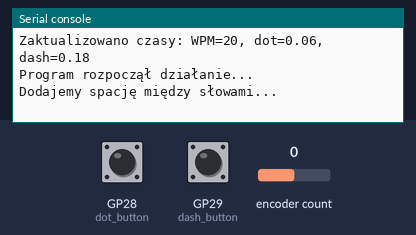
The program below on a simulated Raspberry Pi Pico running CircuitPython. Parts: the last lines printed to the serial console. The test bench sets the inputs (shaded band); at power-on: GP28 (dot_button) HIGH, GP29 (dash_button) HIGH, encoder count 0. USB keyboard and mouse output is not drawn.

Above: at 1.2 s.
1.3 s: GP28 (dot_button) pulled LOW for 0.15 s
At 1.8 s:
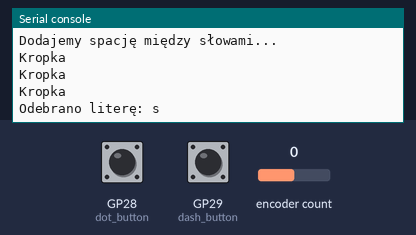
3.1 s: GP29 (dash_button) pulled LOW for 0.15 s
At 3.46 s:
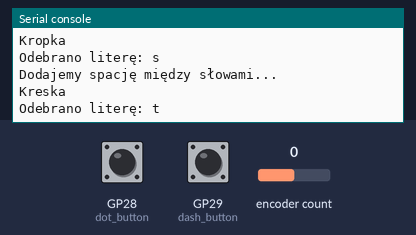
4.7 s: GP28 (dot_button) pulled LOW for 1 s
At 6.05 s:
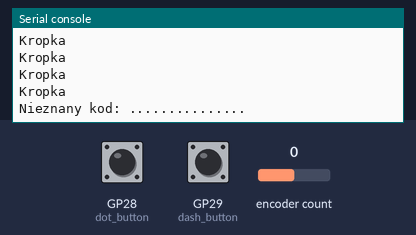
7.3 s: encoder count set to 1
At 8.1 s:
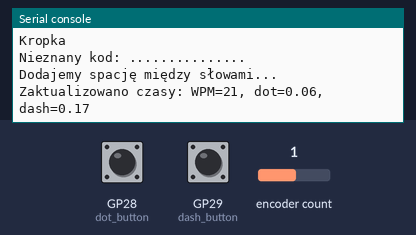
8.8 s: GP29 (dash_button) pulled LOW for 1 s
At 8.95 s:
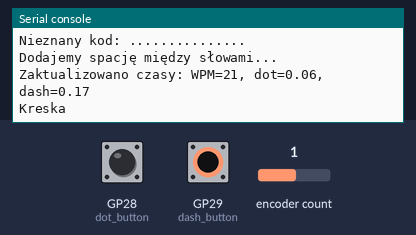
11.3 s: encoder count set to 2
At 12.3 s:
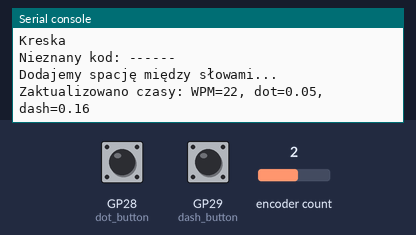

Measured:
- after the input at 1.3 s, the serial console: prints a new line at once (image 1)
- after the input at 3.1 s, the serial console: prints a new line at once (image 2)
- after the input at 4.7 s, the serial console: prints a new line at once (image 3)
- after the input at 7.3 s, the serial console: prints a new line at once (image 4)
- after the input at 8.8 s, the serial console: prints a new line at once (image 5)
- after the input at 11.3 s, the serial console: prints a new line at once (image 6)

The program:

CW_Keyboard.py
```python
import time
import board
from digitalio import DigitalInOut, Direction, Pull
import usb_hid
from adafruit_hid.keyboard import Keyboard
import rotaryio

# Przyciski do kropki i kreski
dot_button = DigitalInOut(board.GP28)
dot_button.direction = Direction.INPUT
dot_button.pull = Pull.UP

dash_button = DigitalInOut(board.GP29)
dash_button.direction = Direction.INPUT
dash_button.pull = Pull.UP

# Inicjalizacja klawiatury USB HID
keyboard = Keyboard(usb_hid.devices)

# Inicjalizacja enkodera
encoder = rotaryio.IncrementalEncoder(board.GP27, board.GP26)

# Alfabet Morse'a
morse_dict = {
    ".-": "a", "-...": "b", "-.-.": "c", "-..": "d", ".": "e", "..-.": "f",
    "--.": "g", "....": "h", "..": "i", ".---": "j", "-.-": "k", ".-..": "l",
    "--": "m", "-.": "n", "---": "o", ".--.": "p", "--.-": "q", ".-.": "r",
    "...": "s", "-": "t", "..-": "u", "...-": "v", ".--": "w", "-..-": "x",
    "-.--": "y", "--..": "z", "-----": "0", ".----": "1", "..---": "2",
    "...--": "3", "....-": "4", ".....": "5", "-....": "6", "--...": "7",
    "---..": "8", "----.": "9", " ": " "
}

# Prędkość w WPM
min_wpm = 5
max_wpm = 50
wpm = 20  # Domyślna prędkość

# Obliczanie czasów w oparciu o WPM
def update_timings():
    global dot_duration, dash_duration, letter_space, word_space
    dot_duration = 1.2 / wpm  # Czas kropki
    dash_duration = dot_duration * 3  # Czas kreski
    letter_space = dot_duration * 3  # Czas odstępu między literami
    word_space = dot_duration * 7  # Czas odstępu między słowami
    print(f"Zaktualizowano czasy: WPM={wpm}, dot={dot_duration:.2f}, dash={dash_duration:.2f}")

update_timings()

# Wartości początkowe
signal = ""
last_signal_time = time.monotonic()
encoder_position = encoder.position
previous_encoder_position = encoder_position
letter_sent = False  # Czy litera została już wysłana
word_detected = False  # Czy wykryto koniec słowa

print("Program rozpoczął działanie...")

while True:
    current_time = time.monotonic()

    # Sprawdzanie przycisków
    if not dot_button.value:
        signal += "."
        print("Kropka")
        last_signal_time = current_time
        letter_sent = False  # Reset po nowym sygnale
        word_detected = False  # Reset wykrycia końca słowa
        time.sleep(dot_duration)

    elif not dash_button.value:
        signal += "-"
        print("Kreska")
        last_signal_time = current_time
        letter_sent = False  # Reset po nowym sygnale
        word_detected = False  # Reset wykrycia końca słowa
        time.sleep(dash_duration)

    # Sprawdzenie końca litery
    if signal and (current_time - last_signal_time > letter_space):
        if not letter_sent:
            if signal.strip() in morse_dict:
                letter = morse_dict[signal.strip()]
                print(f"Odebrano literę: {letter}")
                if letter.isalpha():
                    keyboard.press(ord(letter.lower()) - 93)  # Kod HID dla litery
                    keyboard.release_all()
                elif letter.isdigit():
                    digit_to_hid = {
                        "0": 0x27, "1": 0x1E, "2": 0x1F, "3": 0x20, "4": 0x21,
                        "5": 0x22, "6": 0x23, "7": 0x24, "8": 0x25, "9": 0x26
                    }
                    keyboard.press(digit_to_hid[letter])
                    keyboard.release_all()
            else:
                print(f"Nieznany kod: {signal.strip()}")
            signal = ""
            letter_sent = True  # Zablokuj ponowne wysyłanie litery

    # Sprawdzenie przerwy między słowami
    if not signal and (current_time - last_signal_time > word_space):
        if not word_detected:  # Wstaw spację tylko raz
            print("Dodajemy spację między słowami...")
            keyboard.press(0x2C)  # Kod HID dla spacji
            keyboard.release_all()
            word_detected = True  # Zablokuj kolejne spacje dla tej przerwy

    # Aktualizacja prędkości WPM przez enkoder
    encoder_position = encoder.position
    if encoder_position != previous_encoder_position:
        if encoder_position > previous_encoder_position:
            wpm = min(wpm + 1, max_wpm)
        else:
            wpm = max(wpm - 1, min_wpm)
        update_timings()
        previous_encoder_position = encoder_position

    time.sleep(0.01)
```
